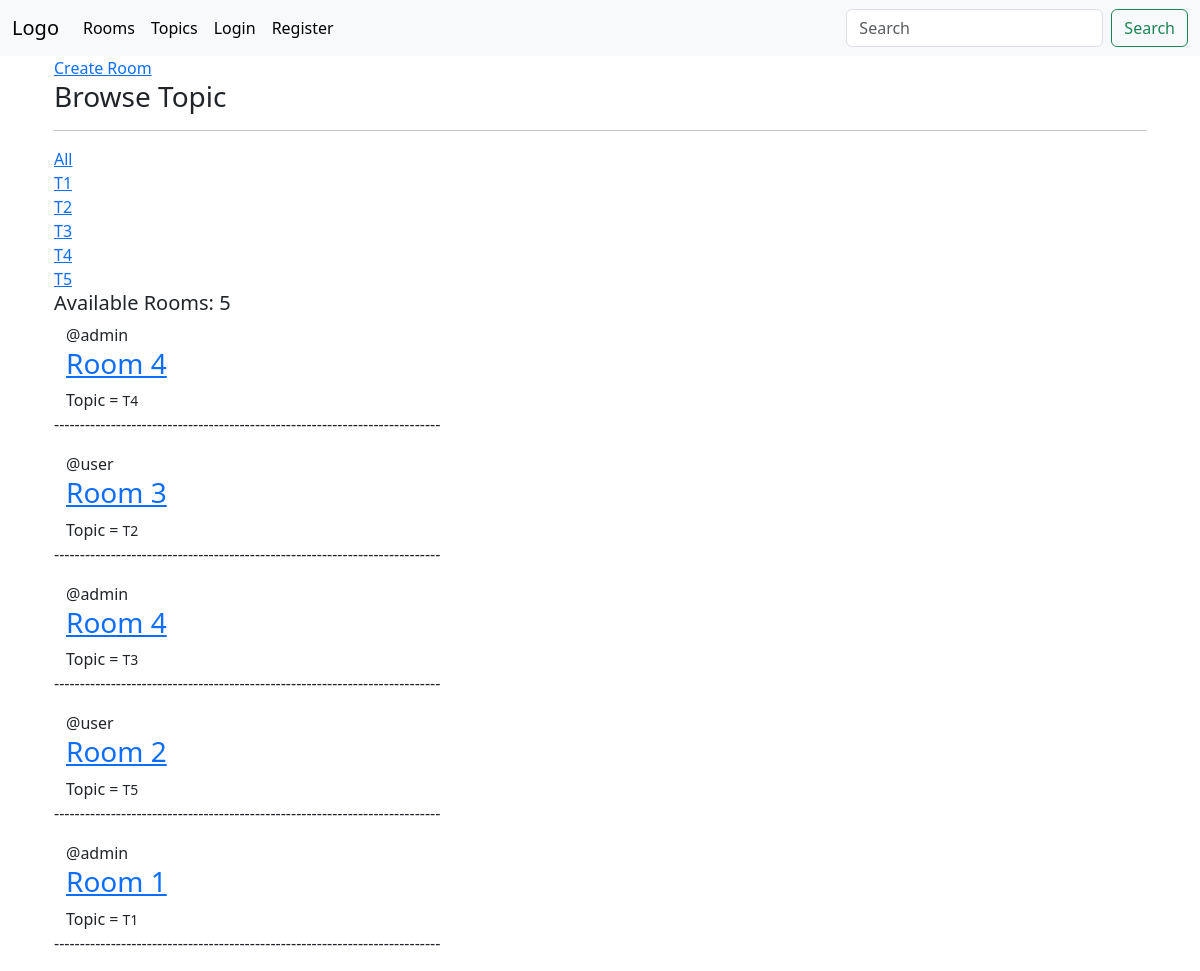
/, run on an earlier commit of the app's database.
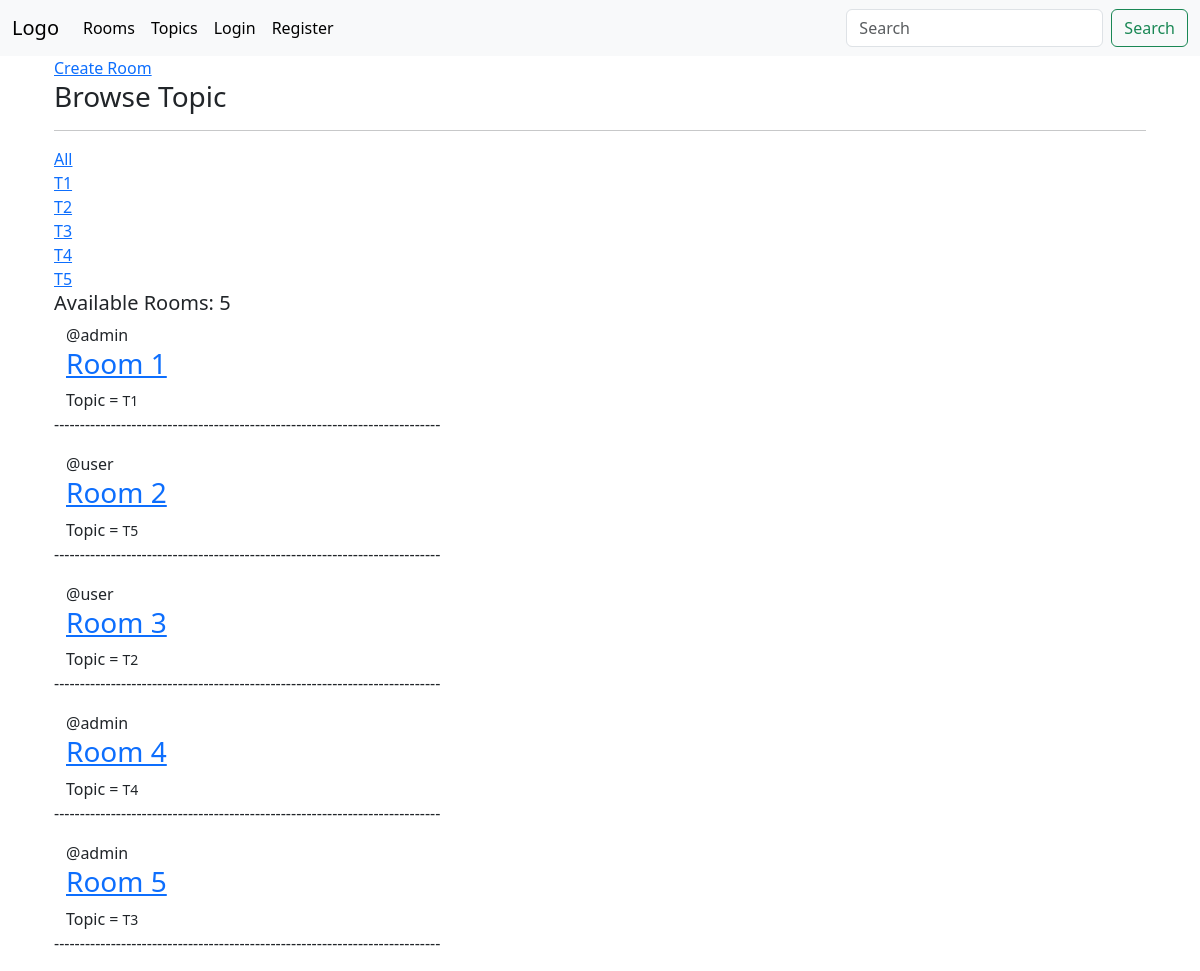
And on a later commit of the database.
### base/models/topic_model.py (models this page shows, shortened)
class Topic(models.Model):
    name = models.CharField(max_length=200)
    topic_id = models.UUIDField(default=uuid.uuid4, editable=False, primary_key=True)

### base/models/room_model.py (models this page shows, shortened)
class Room(models.Model):
    host = models.ForeignKey(User, on_delete=models.SET_NULL, null=True)
    topic = models.ForeignKey(Topic, on_delete=models.SET_NULL, null=True)
    name = models.CharField(max_length=200)
    description = models.TextField(null=True, blank=True)
    updated_at = models.DateTimeField(auto_now=True)
    created_at = models.DateTimeField(auto_now_add=True)
    id = models.UUIDField(primary_key=True, editable=False, default=uuid.uuid4)
    class Meta:
        ordering = ['-updated_at', '-created_at']

### base/views.py (the view)
# urls.py: path('', view=views.Home, name="Home" ),
def Home(request):
    q = request.GET.get("q") if request.GET.get("q") != None else ""
    rooms = Room.objects.filter(
        Q(topic__name__icontains=q) | Q(name__icontains=q) | Q(description__contains=q)
    )
    topics = Topic.objects.all()
    room_count = rooms.count()
    context = {"rooms": rooms, "topics": topics, "room_count": room_count}
    return render(request, "home.html", context)

### templates/home.html (shortened to what this page needs)
{% extends "main.html" %} {% block content %}
<div class="container">
  <div class="container">
    <a href="{% url 'Create_Room' %}">Create Room</a>
  </div>
    <div class="container">
      <h3>Browse Topic</h3>
      <hr>
      <div>
        <a href="{% url "Home" %}">All</a>
      </div>
      {% for topic in topics %}
      <div>
        <a href="{% url "Home" %}?q={{topic.name}}">{{topic.name}}</a>
      </div>
      {% endfor %}
    </div>
  <div class="container">
    <h5>Available Rooms: {{room_count}}</h5>
    {% for room in rooms %}
    <div class="container">
      <span>@{{ room.host.username }}</span>
      <h3><a href="{% url 'Room' room.id %}">{{ room.name }}</a></h3>
      <div>Topic = <small>{{ room.topic.name }}</small></div>
    </div>
    <p>---------------------------------------------------------------------------</p>
    {% endfor %}
  </div>
</div>
{% endblock content %}

What changed in the data, as far as the page shows it:
changed Room "Room 1": moves up the list
changed Room "Room 2": moves up the list
changed Room "Room 3": moves down the list
changed Room: name "Room 4" → "Room 5"
